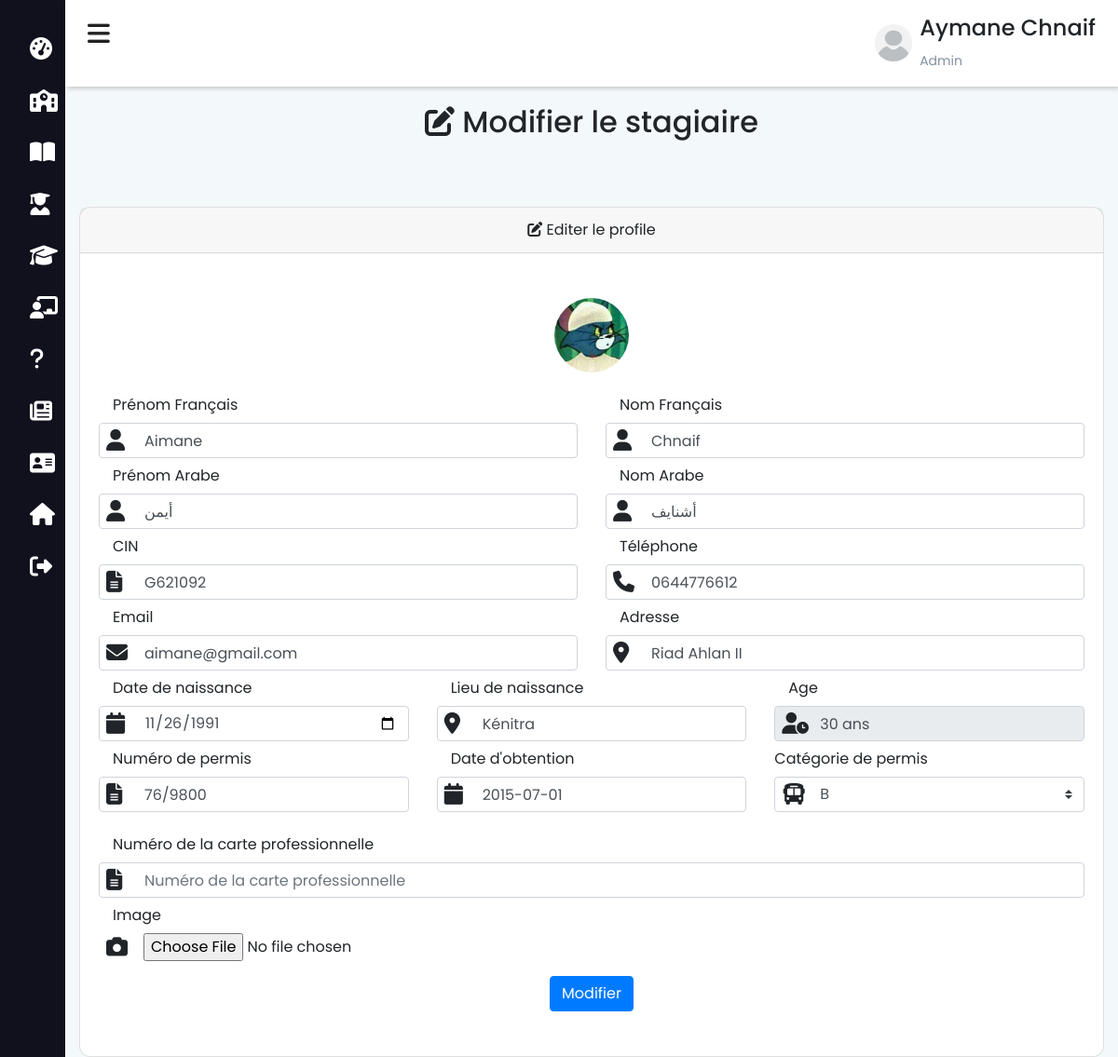
The page /admin/modifier-stagiaire?id=138 (signed in) on the database its author committed.
### tables this page shows
CREATE TABLE `etudiant` (
  `etud_id` int(11) NOT NULL,
  `etud_nom` varchar(200) NOT NULL,
  `etud_nom_arab` varchar(200) NOT NULL,
  `etud_prenom` varchar(200) NOT NULL,
  `etud_prenom_arabe` varchar(200) NOT NULL,
  `etud_email` varchar(200) NOT NULL,
  `etud_telephone` varchar(200) NOT NULL,
  `etud_motdepasse` varchar(200) NOT NULL,
  `etud_cin` varchar(200) NOT NULL,
  `etud_formation` int(11) NOT NULL,
  `etud_naissance` date NOT NULL,
  `etud_lieu_naissance` varchar(50) NOT NULL,
  `etud_adress` varchar(200) NOT NULL,
  `etud_permis` varchar(200) NOT NULL,
  `etud_cat_permis` varchar(200) NOT NULL,
  `etude_carte_pro` varchar(200) NOT NULL,
  `etud_permis_obt` date NOT NULL DEFAULT current_timestamp(),
  `etud_scan_cin` varchar(200) NOT NULL,
  `etud_scan_permis` varchar(200) NOT NULL,
  `etud_scan_visite` varchar(200) NOT NULL,
  `etud_promos` int(11) DEFAULT NULL,
  `etud_image` varchar(500) NOT NULL,
  `etud_inscription` date NOT NULL DEFAULT current_timestamp()
);

### functions/db.php (called while the page is built, shortened)
<?php
    class DBController{
        protected $host = "localhost";
        protected $user = "root";
        protected $password = "";
        protected $db = "ecole";
        public function __construct(){
            $this->conn = mysqli_connect($this->host, $this->user, $this->password, $this->db);
        }
    }
?>

### session.php (called while the page is built, shortened)
<?php
    require("functions/db.php");
    require("functions/etudiant.php");
    $db = new DBController();
    $data = new Etudiant($db);
?>

### functions/etudiant.php (called while the page is built, shortened)
<?php
    class Etudiant{
        public $db = null;
        public function __construct(DBController $db){
            $this->db = $db;
        }
        public function getEtudiantFormation(){
            $result = $this->db->conn->query("SELECT * FROM `formation` INNER JOIN `etudiant` ON for_id=etud_formation ORDER BY etud_prenom ASC");
            $resultArray = array();
            while ($item = mysqli_fetch_array($result, MYSQLI_ASSOC)){
                $resultArray[] = $item;
            }
            return $resultArray;
        }
    }
?>

### admin/modifier-stagiaire.php (the view, shortened to what this page needs)
<?php include_once "../session.php"; ?>
<?php
$id = $_GET['id'];
$etudiants = $data->getEtudiantFormation();
foreach ($etudiants as $etudiant) {
    if ($etudiant['etud_id'] == $id) {
        $cin = $etudiant['etud_cin'];
        $prenom = $etudiant['etud_prenom'];
        $prenom_arab = $etudiant['etud_prenom_arabe'];
        $nom = $etudiant['etud_nom'];
        $nom_arab = $etudiant['etud_nom_arab'];
        $email = $etudiant['etud_email'];
        $naissance = $etudiant['etud_naissance'];
        $lieu = $etudiant['etud_lieu_naissance'];
        $adress = $etudiant['etud_adress'];
        $permis = $etudiant['etud_permis'];
        $categorie = $etudiant['etud_cat_permis'];
        $pro = $etudiant['etude_carte_pro'];
        $obtenue = $etudiant['etud_permis_obt'];
        $image = $etudiant['etud_image'];
        $phone = $etudiant['etud_telephone'];
        $date = date("Y-m-d");
        $age = date_diff(date_create($naissance), date_create($date));
    }
}
?>
<!DOCTYPE html>
<html lang="fr">
<head>
    <?php
        include_once "../includes/header.php";
    ?>
</head>
<body>
    <?php include_once "navbar-admin.php"; ?>
    <div class="main-content">
        <header>
            <?php include 'admin.php' ?>
        </header>
        <div class="container mt-5 pt-5">
            <div class="text-center py-3">
                <h2><i class="fas fa-edit"></i> Modifier le stagiaire</h2>
            </div>
            <div class="row justify-content-center">
                <div class="col-md-12 mt-5">
                    <div class="card card-position">
                        <div class="card-header text-center link-font"><i class="fas fa-edit"></i> Editer le profile</div>
                        <div class="card-body py-5">
                            <div class="text-center mb-3">
                                <img src="../dossiers-stagiaires/<?php echo $prenom."-".$nom."/".$image ?>" alt="" class='rounded-circle img-fluid' style='max-width: 5rem' id='image_display'>
                            </div>
                            <form action="" method="POST" enctype="multipart/form-data">
                                <div class="row mb-3">
                                    <div class="col-md-6">
                                        <label for="prenom" class="col-md-12 col-form-label text-md-end">Prénom Français</label>
                                        <div class="d-flex">
                                            <i class="fas fa-user position-awesome"></i>
                                            <input id="prenom" type="text" class="form-control pl-5" name="prenom" autocomplete="prenom" value="<?php echo $prenom ?>" placeholder="Votre prénom" required>
                                        </div>
                                    </div>
                                    <div class="col-md-6">
                                        <label for="nom" class="col-md-12 col-form-label text-md-end">Nom Français</label>
                                        <div class="d-flex">
                                            <i class="fas fa-user position-awesome"></i>
                                            <input id="nom" type="text" class="form-control pl-5" name="nom" autocomplete="nom" value="<?php echo $nom ?>" placeholder="Votre nom" required>
                                        </div>
                                    </div>
                                    <div class="col-md-6">
                                        <label for="prenom" class="col-md-12 col-form-label text-md-end">Prénom Arabe</label>
                                        <div class="d-flex">
                                            <i class="fas fa-user position-awesome"></i>
                                            <input id="prenom" type="text" class="form-control pl-5" name="prenom_arab" autocomplete="prenom" value="<?php echo $prenom_arab ?>" placeholder="Votre prénom" required>
                                        </div>
                                    </div>
                                    <div class="col-md-6">
                                        <label for="nom" class="col-md-12 col-form-label text-md-end">Nom Arabe</label>
                                        <div class="d-flex">
                                            <i class="fas fa-user position-awesome"></i>
                                            <input id="nom" type="text" class="form-control pl-5" name="nom_arab" autocomplete="nom" value="<?php echo $nom_arab ?>" placeholder="Votre nom" required>
                                        </div>
                                    </div>
                                    <div class="col-md-6">
                                        <label for="cin" class="col-md-12 col-form-label text-md-end">CIN</label>
                                        <div class="d-flex">
                                            <i class="fas fa-file-alt position-awesome"></i>
                                            <input id="cin" type="text" class="form-control pl-5" name="cin" autocomplete="cin" value="<?php echo $cin ?>" placeholder="Votre carte d'identité nationale">
                                        </div>
                                    </div>
                                    <div class="col-md-6">
                                        <label for="phone" class="col-md-12 col-form-label text-md-end">Téléphone</label>
                                        <div class="d-flex">
                                            <i class="fas fa-phone position-awesome"></i>
                                            <input id="phone" type="text" class="form-control pl-5" name="phone" autocomplete="phone" value="<?php echo $phone ?>" placeholder="Votre numéro de téléphone" required>
                                        </div>
                                    </div>
                                    <div class="col-md-6">
                                        <label for="email" class="col-md-12 col-form-label text-md-end">Email</label>
                                        <div class="d-flex">
                                            <i class="fas fa-envelope position-awesome"></i>
                                            <input id="email" type="email" class="form-control pl-5" name="email" autocomplete="phone" value="<?php echo $email ?>" placeholder="Votre numéro de téléphone" required>
                                        </div>
                                    </div>
                                    <div class="col-md-6">
                                        <label for="adress" class="col-md-12 col-form-label text-md-end">Adresse</label>
                                        <div class="d-flex">
                                            <i class="fas fa-map-marker-alt position-awesome"></i>
                                            <input id="adress" type="text" class="form-control pl-5" name="adress" autocomplete="adress" value="<?php echo $adress ?>" placeholder="Votre numéro de téléphone" required>
                                        </div>
                                    </div>
                                    <div class="col-md-4">
                                        <label for="naissance" class="col-md-12 col-form-label text-md-end">Date de naissance</label>
                                        <div class="d-flex">
                                            <i class="fas fa-calendar position-awesome"></i>
                                            <input id="naissance" type="date" class="form-control pl-5" name="naissance" value="<?php echo $naissance ?>" autocomplete="naissance" required>
                                        </div>
                                    </div>
                                    <div class="col-md-4">
                                        <label for="lieu" class="col-md-12 col-form-label text-md-end">Lieu de naissance</label>
                                        <div class="d-flex">
                                            <i class="fas fa-map-marker-alt position-awesome"></i>
                                            <input id="lieu" type="text" class="form-control pl-5" name="lieu" autocomplete="lieu" value="<?php echo $lieu; ?>" placeholder="Lieu de naissance">
                                        </div>
                                    </div>
                                    <div class="col-md-4">
                                        <label for="age" class="col-md-12 col-form-label text-md-end">Age</label>
                                        <div class="d-flex">
                                            <i class="fas fa-user-clock position-awesome"></i>
                                            <input id="age" type="text" class="form-control pl-5" name="age" autocomplete="age" value="<?php echo $age->format('%y'); ?> ans" placeholder="Age" disabled>
                                        </div>
                                    </div>
                                    <div class="col-md-4">
                                        <label for="permis" class="col-md-12 col-form-label text-md-end">Numéro de permis</label>
                                        <div class="d-flex">
                                            <i class="fas fa-file-alt position-awesome"></i>
                                            <input id="permis" type="text" class="form-control pl-5" name="permis" autocomplete="permis" value="<?php echo $permis; ?>" placeholder="Numéro de permis">
                                        </div>
                                    </div>
                                    <div class="col-md-4">
                                        <label for="obtenue" class="col-md-12 col-form-label text-md-end">Date d'obtention</label>
                                        <div class="d-flex">
                                            <i class="fas fa-calendar position-awesome"></i>
                                            <input id="obtenue" type="text" class="form-control pl-5" name="obtenue" autocomplete="obtenue" value="<?php echo $obtenue; ?>">
                                        </div>
                                    </div>
                                    <div class="col-md-4">
                                        <div class="row mb-3">
                                            <label for="adresse" class="col-md-12 col-form-label text-md-end">Catégorie de permis</label>
                                            <div class="col-md-12">
                                                <div class="d-flex">
                                                    <i class="fas fa-bus position-awesome"></i>
                                                    <select class="custom-select px-5" name="categorie" id="categorie">
                                                        <option selected value="<?php echo $categorie ?>"><?php echo $categorie ?></option>
                                                    </select>
                                                </div>
                                            </div>
                                        </div>
                                    </div>
                                    <div class="col-md-12">
                                        <label for="pro" class="col-md-12 col-form-label text-md-end">Numéro de la carte professionnelle</label>
                                        <div class="d-flex">
                                            <i class="fas fa-file-alt position-awesome"></i>
                                            <input id="pro" type="text" class="form-control pl-5" name="pro" autocomplete="pro" value="<?php echo $pro; ?>" placeholder="Numéro de la carte professionnelle">
                                        </div>
                                    </div>
                                    <div class="col-md-12">
                                        <label for="image" class="col-md-4 col-form-label text-md-end">Image</label>
                                        <div class="d-flex">
                                            <i class="fas fa-camera position-awesome-image"></i>
                                            <input id="image" type="file" class="form-control-file pl-5" name="image">
                                        </div>
                                    </div>
                                </div>
                                <div class="row mb-0">
                                    <div class="col-md-12 text-center">
                                        <button type="submit" class="btn btn-primary" name="submit">Modifier</button>
                                    </div>
                                </div>
                            </form>
                        </div>
                    </div>
                </div>
            </div>
        </div>
    </div>
</body>
</html>

### includes/style.php (style rules this page uses)
body { background-color: #F3F8FA; }
.position-awesome { position: absolute; font-size: 23px; margin-top: 7px; margin-left: 8px; z-index: 2; }
html { scroll-behavior: smooth; }
.position-awesome-image { position: absolute; font-size: 23px; margin-top: 3px; margin-left: 8px; }
* { -webkit-box-sizing: border-box; -moz-box-sizing: border-box; box-sizing: border-box; position: relative; }
:root { --main-color: #11101d; --color-dark: #1D2231; --text-grey: #8390A2; }
* { font-family: 'Poppins', sans-serif; }
.main-content { transition: margin-left 300ms; margin-left: 255px; }
header { background: #fff; display: flex; justify-content: space-between; padding: 1rem 1.5rem; box-shadow: 2px 2px 5px rgba(0, 0, 0, 0.2); position: fixed; left: 254px; top: 0; z-index: 100; width: calc(100% - 254px); transition: left 300ms; }
.card { background: #fff; border-radius: 12px; }
@media only screen and (max-width: 1200px) { .main-content { margin-left: 70px; } }
@media only screen and (max-width: 1200px) { .main-content header { width: calc(100% - 70px); left: 70px; } }

### admin/navbar-admin.php (style rules this page uses)
* { padding: 0; margin: 0; box-sizing: border-box; list-style: none; text-decoration: none; }

### rows shown on the page
etudiant: etud_prenom+etud_nom+etud_image (picture), prenom "Aimane", nom "Chnaif", prenom_arab "أيمن", nom_arab "أشنايف", cin "G621092", phone "0644776612", email "aimane@gmail.com", adress "Riad Ahlan II", naissance "11/26/1991", lieu "Kénitra", age "30 ans", permis "76/9800", obtenue "2015-07-01", categorie "B"

### other values the page prints
$_SESSION['prenom'] "Aymane"
$_SESSION['nom'] "Chnaif"
